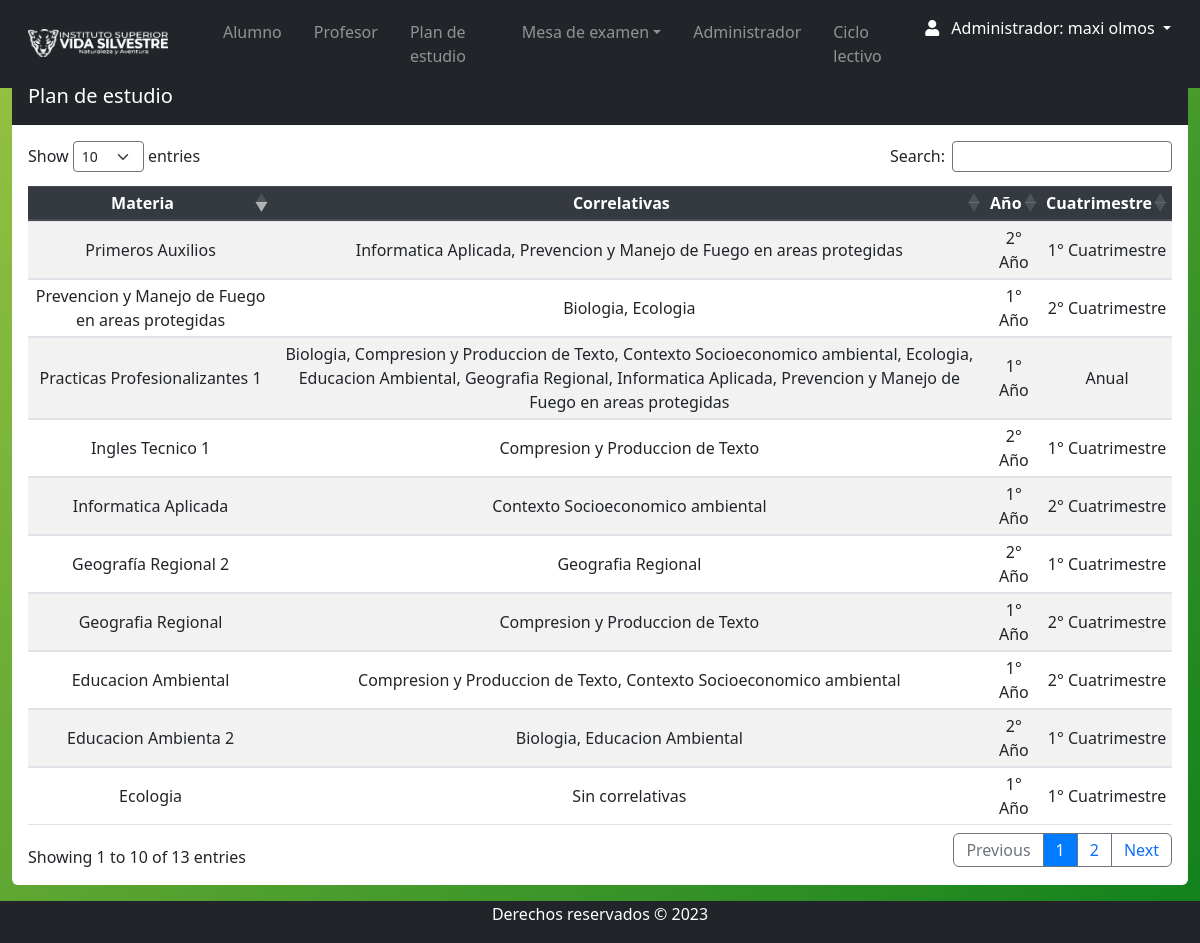
The page /Views/admin/plan_estudio.php (signed in) on the database its author committed.
### tables this page shows
CREATE TABLE `materia` (
  `id_materia` int(11) NOT NULL,
  `Nombre` varchar(255) DEFAULT NULL,
  `descripcion` varchar(50) DEFAULT NULL,
  `horas` varchar(5) DEFAULT NULL,
  `num_resolucion` varchar(15) DEFAULT NULL,
  `año_cursado` varchar(20) NOT NULL,
  `id_tipo` int(11) DEFAULT NULL,
  `estado` varchar(11) DEFAULT NULL,
  `plan_estudio` varchar(50) DEFAULT NULL
);

### Views/admin/plan_estudio.php (the view, shortened to what this page needs)
<?php
require 'navbar.php';
?>
<section class="content mt-3">
    <div class="row m-auto">
        <div class="col-sm">
            <div class="card rounded-2 border-0">
                <div class="card-header bg-dark text-white ">
                    <h5 class="d-inline-block">Plan de estudio</h5>
                </div>
                <div class="card-body table-responsive">
                    <table id="example" class="table table-striped table-sm" style="width:100%">
                        <thead class="thead-dark">
                            <tr>
                                <th>Materia</th>
                                <th>Correlativas</th>
                                <th>Año</th>
                                <th>Cuatrimestre</th>
                            </tr>
                        </thead>
                        <tbody>
                            <?php
                            try {
                                $query = "SELECT m.id_materia, m.Nombre AS Materia, m.año_cursado AS Año, m.plan_estudio AS Cuatrimestre,
                                                 GROUP_CONCAT(cor.Nombre ORDER BY cor.Nombre ASC SEPARATOR ', ') AS Correlativas
                                          FROM materia m
                                          LEFT JOIN correlativa co ON m.id_materia = co.id_materia
                                          LEFT JOIN materia cor ON co.id_correlativa = cor.id_materia
                                          WHERE m.estado = 'Activo'
                                          GROUP BY m.id_materia, m.Nombre, m.año_cursado, m.plan_estudio
                                          ORDER BY m.id_materia ASC";
                                $stmt = $db->prepare($query);
                                $stmt->execute();
                                $materias = $stmt->fetchAll(PDO::FETCH_ASSOC);
                                foreach ($materias as $materia) {
                            ?>
                                    <tr>
                                        <td><?php echo htmlspecialchars($materia['Materia'], ENT_QUOTES, 'UTF-8'); ?></td>
                                        <td><?php echo htmlspecialchars($materia['Correlativas'] ? $materia['Correlativas'] : 'Sin correlativas', ENT_QUOTES, 'UTF-8'); ?></td>
                                        <td class="text-center"><?php echo htmlspecialchars($materia['Año'], ENT_QUOTES, 'UTF-8'); ?></td>
                                        <td class="text-center"><?php echo htmlspecialchars($materia['Cuatrimestre'], ENT_QUOTES, 'UTF-8'); ?></td>
                                    </tr>
                            <?php
                                }
                            } catch (PDOException $e) {
                                error_log("Error al obtener las materias: " . $e->getMessage());
                            }
                            ?>
                        </tbody>
                    </table>
                </div>
            </div>
        </div>
    </div>
</section>
<?php require 'footer.php'; ?>

### css/style.css (style rules this page uses)
body { background: linear-gradient(135deg, #98c343, #10801c); position: relative; padding-bottom: 10px; min-height: 100vh; }
th, td { text-align: center !important; vertical-align: middle !important; }

### rows shown on the page
materia: Nombre "Ecologia", Correlativas "Sin correlativas", año_cursado "1° Año", plan_estudio "1° Cuatrimestre"
materia: Nombre "Informatica Aplicada", Correlativas "Contexto Socioeconomico ambiental", año_cursado "1° Año", plan_estudio "2° Cuatrimestre"
materia: Nombre "Educacion Ambiental", Correlativas "Compresion y Produccion de Texto, Contexto Socioeconomico ambiental", año_cursado "1° Año", plan_estudio "2° Cuatrimestre"
materia: Nombre "Geografia Regional", Correlativas "Compresion y Produccion de Texto", año_cursado "1° Año", plan_estudio "2° Cuatrimestre"
materia: Nombre "Prevencion y Manejo de Fuego en areas protegidas", Correlativas "Biologia, Ecologia", año_cursado "1° Año", plan_estudio "2° Cuatrimestre"
materia: Nombre "Practicas Profesionalizantes 1", Correlativas "Biologia, Compresion y Produccion de Texto, Contexto Socioeconomico ambiental, Ecologia, Educacion Ambiental, Geografia Regional, Informatica Aplicada, Prevencion y Manejo de Fuego en areas protegidas", año_cursado "1° Año", plan_estudio "Anual"
materia: Nombre "Ingles Tecnico 1", Correlativas "Compresion y Produccion de Texto", año_cursado "2° Año", plan_estudio "1° Cuatrimestre"
materia: Nombre "Educacion Ambienta 2", Correlativas "Biologia, Educacion Ambiental", año_cursado "2° Año", plan_estudio "1° Cuatrimestre"
materia: Nombre "Geografía Regional 2", Correlativas "Geografia Regional", año_cursado "2° Año", plan_estudio "1° Cuatrimestre"
materia: Nombre "Primeros Auxilios", Correlativas "Informatica Aplicada, Prevencion y Manejo de Fuego en areas protegidas", año_cursado "2° Año", plan_estudio "1° Cuatrimestre"

### other values the page prints
$_SESSION['nombre'] "maxi"
$_SESSION['apellido'] "olmos"
